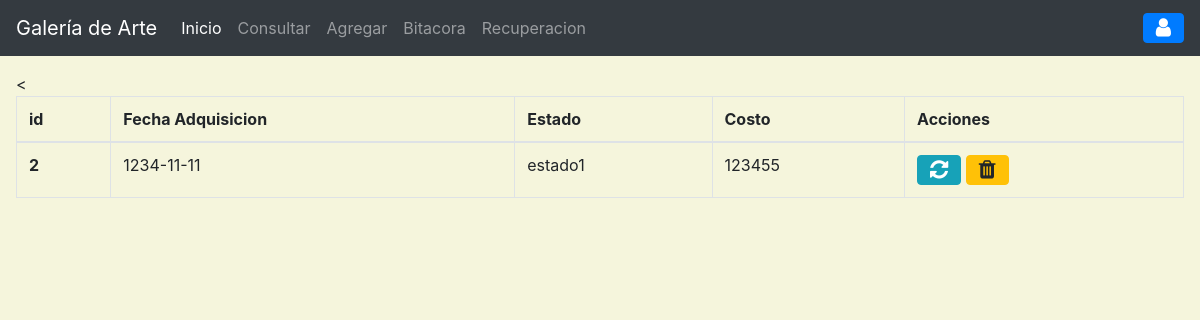
Screenshot of /?c=colpermanente with the database file from the repository.
### tables this page shows
CREATE TABLE `colpermanente` (
  `idobj` int(11) NOT NULL,
  `fechAdq` date DEFAULT NULL,
  `estado` varchar(35) DEFAULT NULL,
  `costo` double DEFAULT NULL,
  KEY `fk_colP_obj` (`idobj`),
  CONSTRAINT `fk_colP_obj` FOREIGN KEY (`idobj`) REFERENCES `objetoarte` (`idobj`) ON DELETE CASCADE ON UPDATE CASCADE
);

### controller/colpermanente.controlador.php (called while the page is built, shortened)
<?php
require_once('model/colpermanente.php');
class ColpermanenteControlador
{
    public function __CONSTRUCT(){
        $this->modelo = new Colpermanente();
    }
    public function Inicio(){
        require_once "View/header.php";
        require_once "View/colpermanente/index.php";
        require_once "View/footer.php";
    }
}
?>

### model/conexion.php (called while the page is built, shortened)
<?php
class BaseDeDatos
{
    public static function Conectar(){
        try {
            $conexion = new PDO("mysql:host=".self::servidor.";dbname="
            .self::basedatos.";charset=utf8",self::usuario,self::password);
            $conexion->setAttribute(PDO::ATTR_ERRMODE,PDO::ERRMODE_EXCEPTION);
            return $conexion;
        } catch (PDOException $e) {
            return "Fallo la conexion a la base de datos".$e->getMessage();
        }
    }
}
?>

### model/colpermanente.php (called while the page is built, shortened)
<?php
class Colpermanente
{
    private $pdo;
    public function __CONSTRUCT(){
        $this->pdo = BaseDeDatos::Conectar();
    }
    public function getColpermanente(){
        try {
            $sql = "SELECT * FROM colpermanente";
            $consulta = $this->pdo->prepare($sql);
            $consulta->execute();
            return $consulta->fetchAll(PDO::FETCH_OBJ);
        } catch (Exception $e) {
            die($e->getMessage());
        }
    }
}
?>

### view/colpermanente/index.php (the view, shortened to what this page needs)
<main class="app-content m-3">
      <div class="row">
        <div class="col-md-12">
          <div class="tile">
            <div class="tile-body">
              <table class="table table-hover table-bordered" id="sampleTable">
                <thead>
                  <tr>
                    <th scope="col">id</th>
                    <th scope="col">Fecha Adquisicion</th>
                    <th scope="col">Estado</th>
                    <th scope="col">Costo</th>
                    <th>Acciones</th>
                  </tr>
                  <tbody>
                    <<?php foreach($this->modelo->getColpermanente() as $Colp): ?>
                    <tr>
                        <th scope="row"><?= $Colp->idobj?></th>
                        <td><?= $Colp->fechAdq?></td>
                        <td><?= $Colp->estado?></td>
                        <td><?= $Colp->costo?></td>
                        <td>
                          <a href="?c=objetoArte&a=FormAgregar&id=<?=$Colp->idobj?>" class="btn btn-info btn-flat">
                            <i class="fa fa-lg fa-refresh"></i>
                          </a>
                          <a  class="btn btn-warning btn-flat"
                              data-toggle="modal"
                              data-target="#exampleModal"
                              data-id="<?=$Colp->idobj?>">
                            <i class="fa fa-lg fa-trash"></i>
                          </a>
                        </td>
                    </tr>
                    <?php endforeach; ?>
                  </tbody>
                </thead>
              </table>
            </div>
          </div>
        </div>
      </div>
    </main>

### rows the page displays
colpermanente: idobj "2", fechAdq "1234-11-11", estado "estado1", costo "123455"
